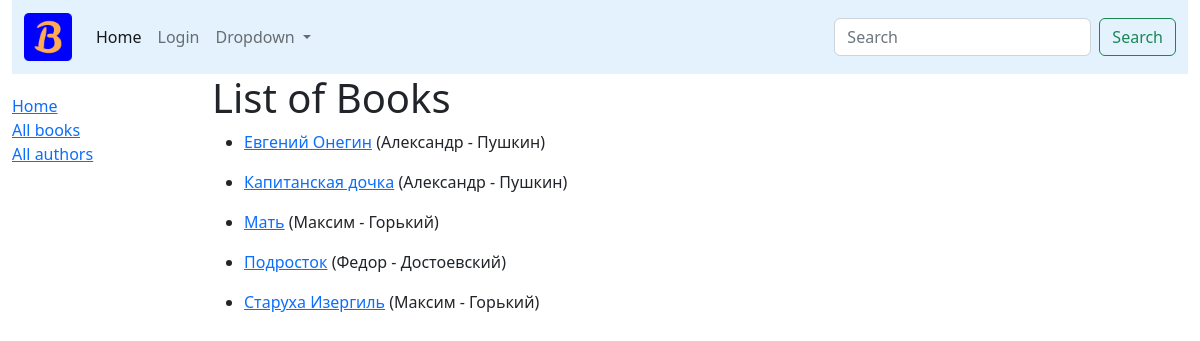
The page /books/ on the database as committed earlier.
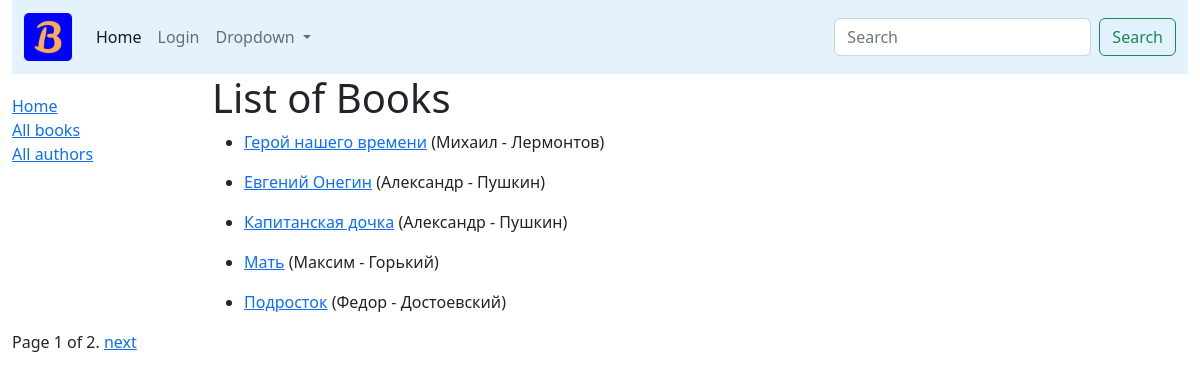
The same page on the database as committed later.
### catalogue/models.py (models this page shows, shortened)
class Book(models.Model):
    title = models.CharField(max_length=100)
    author = models.ForeignKey('Author', on_delete=models.SET_NULL, null=True)
    summary = models.TextField(max_length=250, help_text='Brief Description')
    isbn = models.CharField('ISBN', max_length=13, help_text='13 characters long')
    genre = models.ManyToManyField(Genre, help_text='select a Genre')
    language = models.ForeignKey('Language', on_delete=models.SET_NULL, null=True)
    class Meta:
        ordering = ['title']
    def display_genre(self):
        return ', '.join([genre.name for genre in self.genre.all()[:3]])
    display_genre.short_description = 'Genre'
    def get_absolute_url(self):
        return reverse('catalogue:book-detail', kwargs={'pk': self.pk})

class Author(models.Model):
    first_name = models.CharField(max_length=50)
    last_name = models.CharField(max_length=50)
    date_of_birth = models.DateField(null=True, blank=True)
    date_of_death = models.DateField('Died', null=True, blank=True)
    class Meta:
        ordering = ['last_name', 'first_name']
    def __str__(self):
        return f'{self.first_name} - {self.last_name}'

### catalogue/views.py (the view)
# urls.py: path('books/', views.BookListView.as_view(), name='books'),
class BookListView(ListView):
    model = Book
    paginate_by = 5

### templates/catalogue/book_list.html (shortened to what this page needs)
{% extends '_base.html' %}
{% block content %}
<h1>List of Books</h1>
{% for book in book_list %}
<ul>
    <li><a href="{{ book.get_absolute_url }}">{{ book.title }}</a>
        ({{ book.author }})
    </li>
</ul>
{% empty %}
<p>No Books Yet!</p>
{% endfor %}
{% endblock content %}

Rows that differ between the two databases and show on the page:
no longer on this page (row unchanged): Book: title "Старуха Изергиль", author "Максим - Горький"
added Book: title "Герой нашего времени", author "Михаил - Лермонтов"
Other text that changed with them:
{{ page_obj.number }}: (not shown) → "1"
{{ page_obj.paginator.num_pages }}: (not shown) → "2"
text now shown: "Page of . next"
